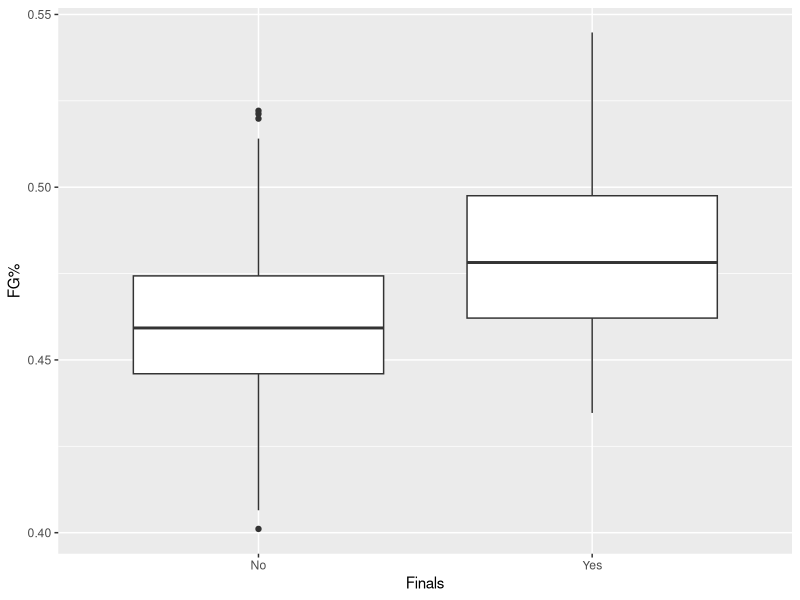
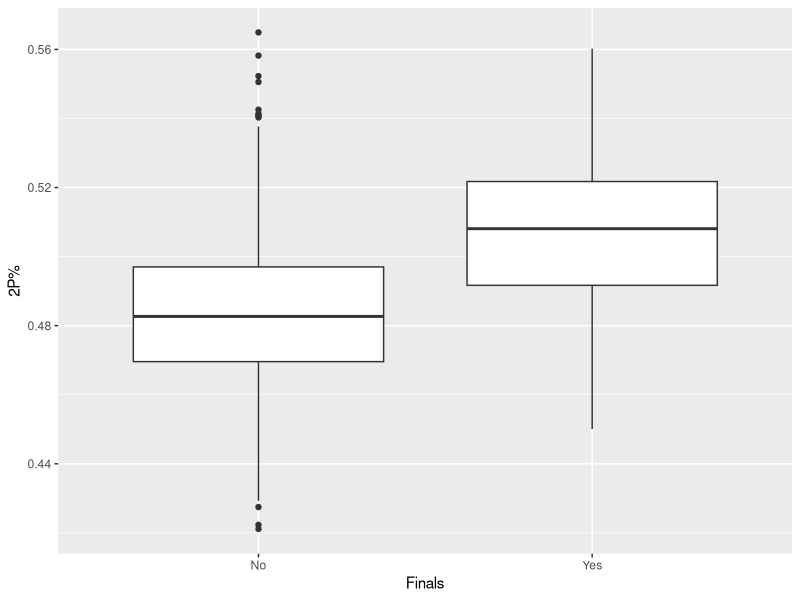
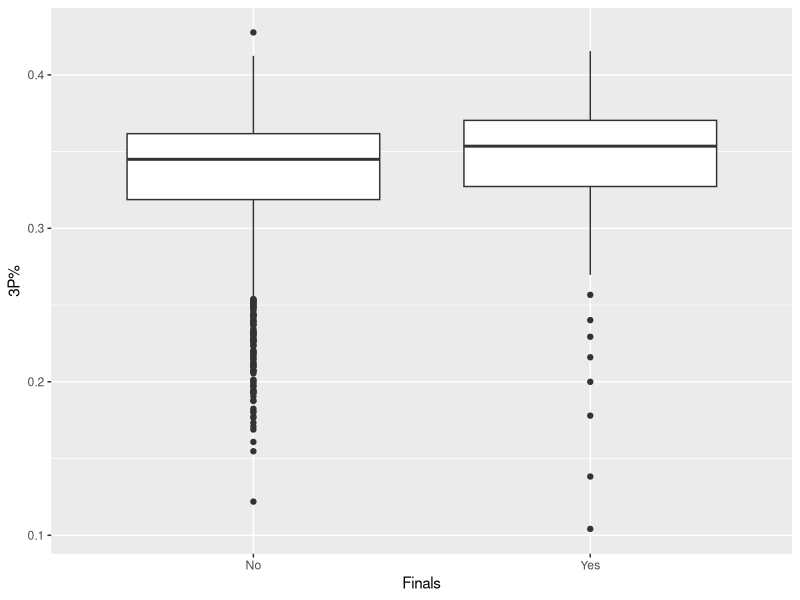
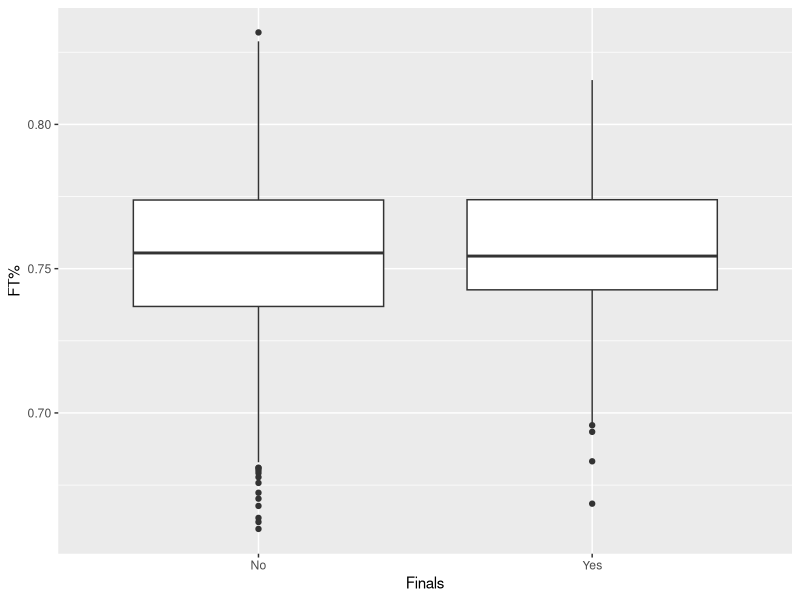
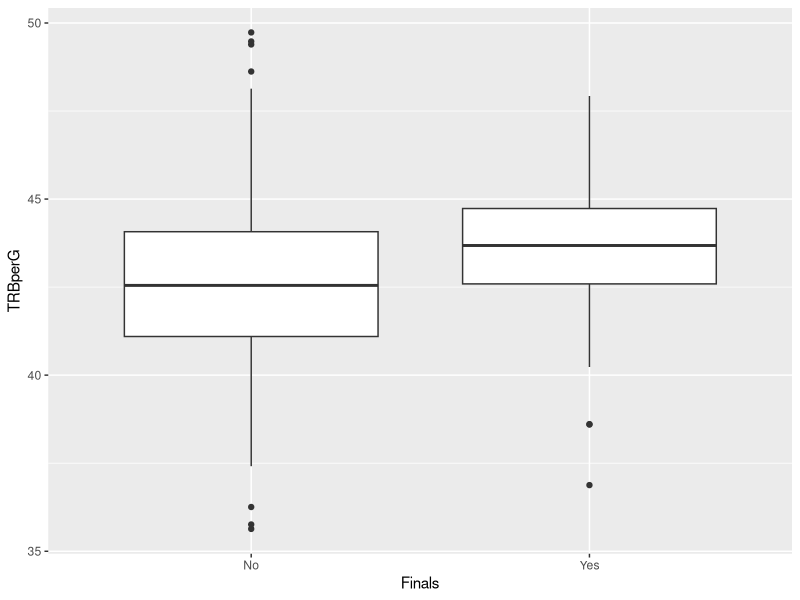
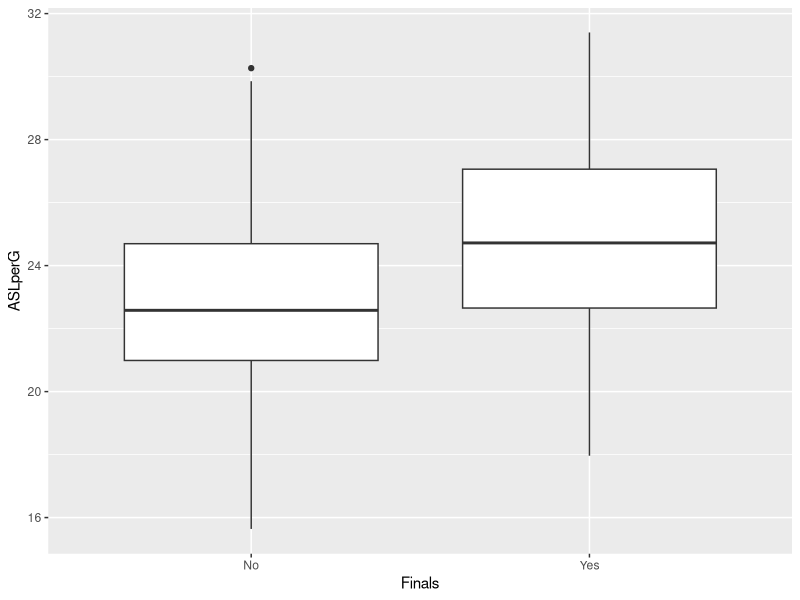
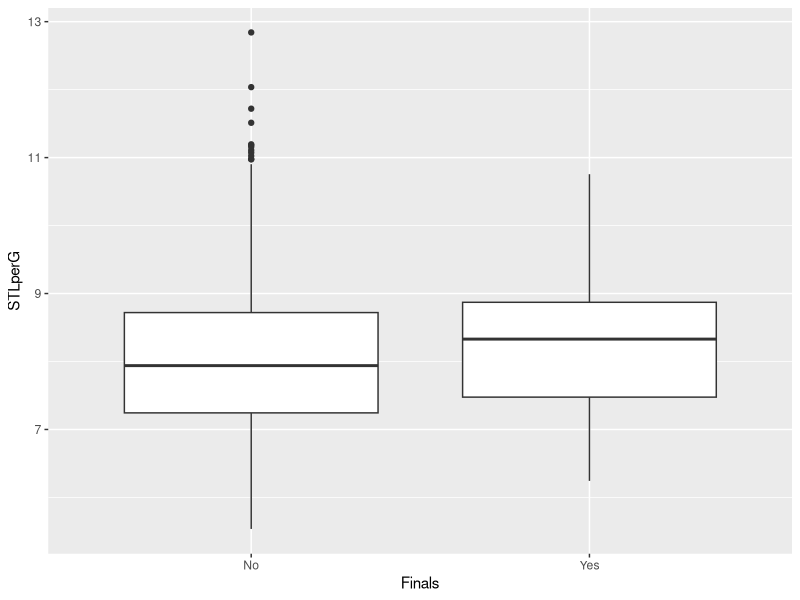
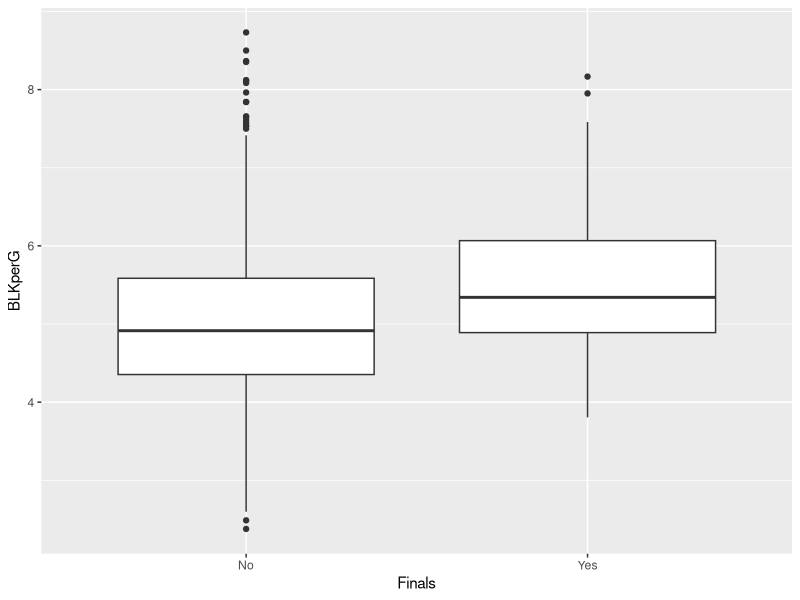

Here is the R script that generated these plots, in order:
library(tidyverse)
library(caret)

# Introduction to the problem

# The problem we want to examine is the prediction of the winner of the 2019-2020 NBA champion.

# Description of the data

# Our data is the total season stats for every NBA team since the implementation of the 3-point line (the 1979-1980 season). We
# chose this because it gives us a sufficient amount of data, while also minimizing missingness, namely the 3-point stats for
# each team before the 1979-1980 being NA's. Our intial data only contained in-game statistics and did not give us any data for
# the team from an overal season perspective; thus through additional research, we added columns pertaining to whether a given
# team for a given season won the championship. We also added a column noting whether a given team made the NBA finals for that
# season.

# Exploratory data analysis

# Preprocessing

# read in teams data
teams <- read_csv("teams.csv")

# read in players data
players <- read_csv("players.csv") 
player_team <- players %>% left_join(teams, by=c("Tm","Season"))

head(teams)

# change variable type for the factor variables
teams$Champion <- as.logical(teams$Champion)
teams$Finals <- as.logical(teams$Finals)
teams$Champion <- ifelse(teams$Champion == 1, "Yes", "No")
teams$Finals <- ifelse(teams$Finals == 1, "Yes", "No")

# add features that might be relevant by finding shot percentages and per game stats
teams$`FG%` <- teams$FG / teams$FGA
teams$`2P%` <- teams$`2P` / teams$`2PA`
teams$`3P%` <- teams$`3P` / teams$`3PA`
teams$`FT%` <- teams$FT / teams$FTA
teams$TRBperG <- teams$TRB / teams$G
teams$ASTperG <- teams$AST / teams$G
teams$STLperG <- teams$STL / teams$G
teams$BLKperG <- teams$BLK / teams$G
teams$PTSperG <- teams$PTS / teams$G
teams$PFperG <- teams$PF / teams$G

head(teams)

# select 70% of the teams data to form our training data and the remaining 30% to use as test data
noTrainRows <- floor(nrow(teams) * .7)
set.seed(4)
sampleRows <- sample(1:nrow(teams), noTrainRows, replace = F)
trainData <- teams[sampleRows,]
testData <- teams[-sampleRows,]

# Plot exploration

ggplot(data = teams, aes(x = teams$Finals, y = teams$`FG%`)) + geom_boxplot() + labs(x = "Finals", y = "FG%")
# FG% appears to be a decent predictor of Finals

ggplot(data = teams, aes(x = teams$Finals, y = teams$`2P%`)) + geom_boxplot() + labs(x = "Finals", y = "2P%")
# 2P% appears to be a decent predictor of Finals

ggplot(data = teams, aes(x = teams$Finals, y = teams$`3P%`)) + geom_boxplot() + labs(x = "Finals", y = "3P%")
# 3P% appears to have little to no correlation with Finals

ggplot(data = teams, aes(x = teams$Finals, y = teams$`FT%`)) + geom_boxplot() + labs(x = "Finals", y = "FT%")
# FT% appears to have little to no correlation with Finals

ggplot(data = teams, aes(x = teams$Finals, y = teams$TRBperG)) + geom_boxplot() + labs(x = "Finals", y = "TRBperG")
# TRBperG appears to be a decent predictor of Finals

ggplot(data = teams, aes(x = teams$Finals, y = teams$ASTperG)) + geom_boxplot() + labs(x = "Finals", y = "ASLperG")
# ASTperG appears to be a decent predictor of Finals

ggplot(data = teams, aes(x = teams$Finals, y = teams$STLperG)) + geom_boxplot() + labs(x = "Finals", y = "STLperG")
# STLperG appears to have minimal correlation with Finals

ggplot(data = teams, aes(x = teams$Finals, y = teams$BLKperG)) + geom_boxplot() + labs(x = "Finals", y = "BLKperG")
# BLKperG appears to have minimal correlation with Finals

ggplot(data = teams, aes(x = teams$Finals, y = teams$PTSperG)) + geom_boxplot() + labs(x = "Finals", y = "PTSperG")
# PTSperG appears to have minimal correlation with Finals

ggplot(data = teams, aes(x = teams$Finals, y = teams$PFperG)) + geom_boxplot() + labs(x = "Finals", y = "PFperG")
# PFperG appears to have minimal correlation with Finals

ggplot(data = teams, aes(x = teams$Finals, y = teams$`W/L%`)) + geom_boxplot() + labs(x = "Finals", y = "W/L%")
# W/L% appears to be a very good predictor of Finals

# Description of modeling approach

# We used a generalized linear model on our training data to implement logistic regression, with logLoss as our accuracy 
# measurement. Our intial choices for model features were the features that we created, in addition to W/L%. We chose these
# because they scale each team data so that team data can be compared across years. From our exploratory data analysis, we
# expected 3P%, FT%, STLperG, BLKperG, and PTSperG to not be significant predictors in our generalized linear model. However,
# after running our model we found that the set of features 2P%, 3P%, TRBperG, ASTperG, PTSperG, and W/L% provides the best
# performing model, as found by taking our original model and removing insignificant features until our model AIC was minimized.

# In the future, we plan on implementing other logisitc regression techniques to see how mour model can be improved.

control = trainControl(method = "repeatedcv", 
                       number = 10, 
                       classProbs = TRUE, 
                       summaryFunction=mnLogLoss, 
                       verboseIter = TRUE)

glm_fit = train(Finals ~ `2P%` + `3P%` + `W/L%` + PFperG, 
                data= trainData, 
                method = "glm", 
                family = binomial(), 
                metric = "logLoss", 
                trControl = control,
                preProcess = c("center", "scale")) #important to set metric to logLoss to tune for logloss minimization

summary(glm_fit)

glm_predictions <-predict(object=glm_fit, newdata = testData, type="prob")[,2]

glmSubmission<-tibble(Team=testData$Tm, Season=testData$Season, predProbOfFinalsBerth=glm_predictions, predFinalsBerth=glm_predictions>0.5)


pred <- as.numeric(glm_fit$finalModel$fitted.values>0.5)

teams$Finals <- ifelse(teams$Finals == "Yes", 1, 0)
trainData <- teams[sampleRows,]
testData <- teams[-sampleRows,]

actual <- as.numeric(trainData$Finals)


m <- confusionMatrix(as.factor(pred), as.factor(actual), positive="1")

m

# Initial results




